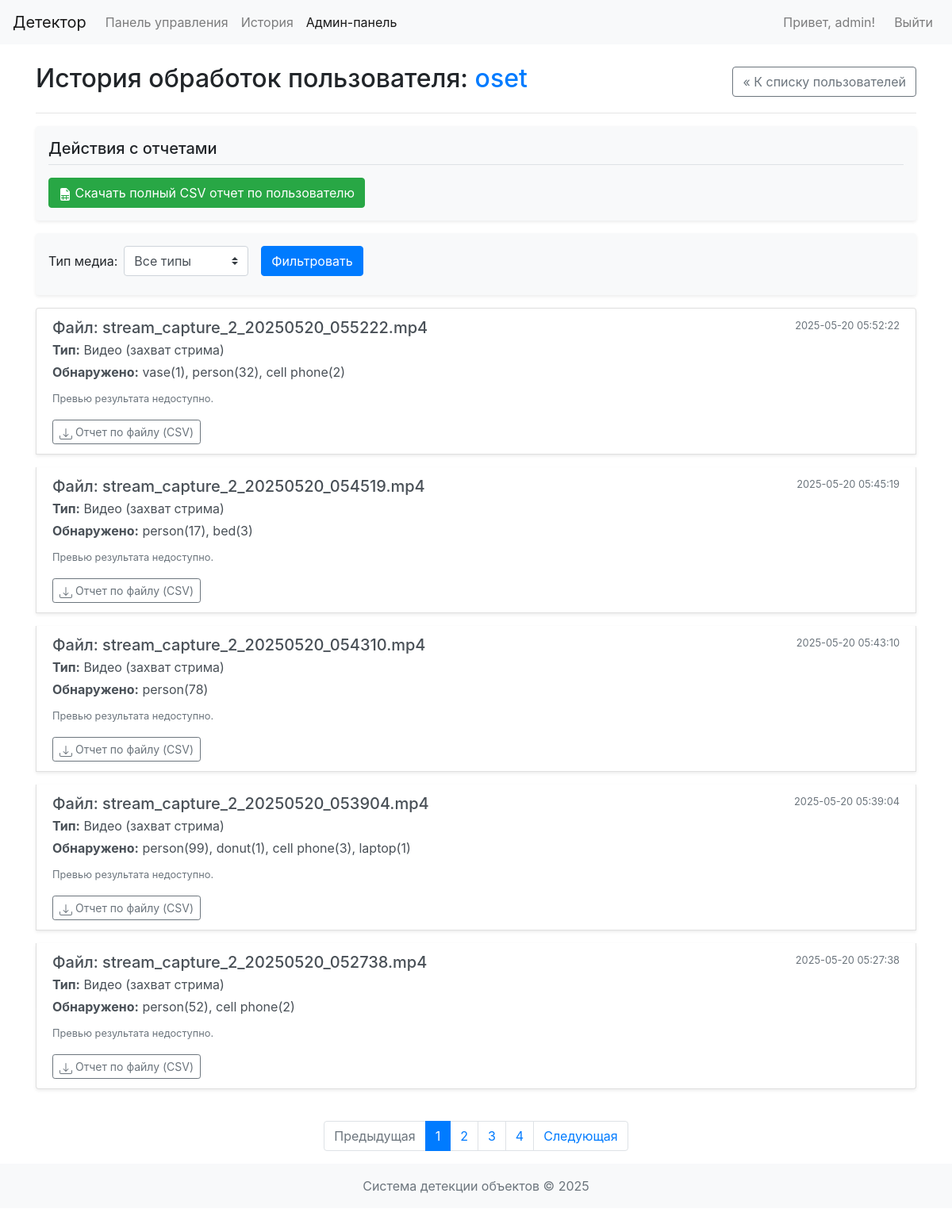
Screenshot of /admin/user_history/2 (signed in) with the database file from the repository.
### app/models.py (models this page shows, shortened)
class User(db.Model):
    __tablename__ = 'users'
    id = db.Column(db.Integer, primary_key=True)
    username = db.Column(db.String(80), unique=True, nullable=False)
    password_hash = db.Column(db.String(128), nullable=False)
    created_at = db.Column(db.DateTime, nullable=False, default=datetime.utcnow)
    is_admin = db.Column(db.Boolean, nullable=False, default=False)
    media_files = db.relationship('Media', backref='uploader', lazy=True)
    logs = db.relationship('Log', backref='user_event', lazy=True)

class Media(db.Model):
    __tablename__ = 'media'
    id = db.Column(db.Integer, primary_key=True)
    filename = db.Column(db.String(200), nullable=False) # Original uploaded name or generated stream video name
    file_path = db.Column(db.String(300), nullable=False) # Path to the primary file (original or stream video)
    upload_time = db.Column(db.DateTime, nullable=False, default=datetime.utcnow)
    media_type = db.Column(db.String(50), nullable=False) # 'image', 'video' (uploaded), 'stream_capture' (now a video)
    user_id = db.Column(db.Integer, db.ForeignKey('users.id'), nullable=False)
    detections = db.relationship('Detection', backref='media_source', lazy=True, cascade="all, delete-orphan")
    @property
    def media_type_rus(self):
        if self.media_type == 'image':
            return 'Изображение'
        elif self.media_type == 'video': # Uploaded video, processed into another video
            return 'Видео (загруженное)'
        elif self.media_type == 'stream_capture': # Live stream recorded as video
            return 'Видео (захват стрима)'
        return self.media_type

### app/routes.py (the view, shortened to what this page needs)
@main_bp.route('/admin/user_history/<int:user_id>')
@admin_required
def admin_user_history(user_id):
    target_user = User.query.get_or_404(user_id)
    page = request.args.get('page', 1, type=int);
    user_media_q = Media.query.filter_by(user_id=target_user.id)
    media_type_f = request.args.get('media_type')
    if media_type_f: user_media_q = user_media_q.filter(Media.media_type == media_type_f)
    pagination = user_media_q.order_by(Media.upload_time.desc()).paginate(page=page, per_page=5, error_out=False)
    items = []  # Копируем логику из history_page
    for m_item in pagination.items:
        summary = {};
        preview_img = None;
        assoc_vid = None
        if m_item.media_type == 'image':
            for d in m_item.detections: summary[d.object_class] = summary.get(d.object_class, 0) + 1
            fn = next((d.result_frame_filename for d in m_item.detections if
                       d.result_frame_filename and d.result_frame_filename.startswith("result_img_")), None)
            if not fn and m_item.filename: fn = f"result_img_{m_item.filename}"
            if fn and os.path.exists(os.path.join(current_app.config['UPLOAD_FOLDER'], fn)): preview_img = fn
        elif m_item.media_type == 'stream_capture':
            assoc_vid = m_item.filename
            if not os.path.exists(os.path.join(current_app.config['UPLOAD_FOLDER'], assoc_vid)): assoc_vid = None
            for d in m_item.detections: summary[d.object_class] = summary.get(d.object_class, 0) + 1
        items.append({'media': m_item, 'detections_summary_str': (
            ", ".join([f"{k}({v})" for k, v in summary.items()]) if summary else "Объекты не найдены"),
                      'preview_image_file': preview_img, 'associated_video_file': assoc_vid})
    return render_template('admin/user_history_page.html', target_user=target_user, media_items=items,
                           pagination=pagination, current_media_type_filter=media_type_f)

### app/routes.py (called while the page is built)
def admin_required(f):
    @wraps(f)
    def decorated_function(*args, **kwargs):
        if 'user_id' not in session:
            flash('Пожалуйста, войдите в систему.', 'warning')
            return redirect(url_for('main.login'))
        user = User.query.get(session['user_id'])
        if not user or not user.is_admin: abort(403)
        return f(*args, **kwargs)
    return decorated_function

### app/templates/admin/user_history_page.html (shortened to what this page needs)
{% extends "base.html" %}
{% block content %}
<div class="d-flex justify-content-between align-items-center">
    <h2>История обработок пользователя: <span class="text-primary">{{ target_user.username }}</span></h2>
    <a href="{{ url_for('main.admin_dashboard') }}" class="btn btn-outline-secondary">« К списку пользователей</a>
</div>
<hr>
<div class="my-3 p-3 bg-light rounded shadow-sm">
    <h5 class="border-bottom border-gray pb-2 mb-3">Действия с отчетами</h5>
    <a href="{{ url_for('main.admin_download_user_report', user_id=target_user.id) }}" class="btn btn-success">
        Скачать полный CSV отчет по пользователю
    </a>
</div>
<form method="GET" action="{{ url_for('main.admin_user_history', user_id=target_user.id) }}" class="form-inline mb-3 p-3 bg-light rounded shadow-sm">
    <div class="form-group mr-sm-3 mb-2">
        <label for="media_type_filter" class="mr-2">Тип медиа:</label>
        <select name="media_type" id="media_type_filter" class="form-control custom-select">
            <option value="">Все типы</option>
        </select>
    </div>
    <button type="submit" class="btn btn-primary mb-2">Фильтровать</button>
</form>
{% if not media_items and (not pagination or not pagination.items) %}
<div class="alert alert-info" role="alert">
    У пользователя {{ target_user.username }} нет обработанных файлов, соответствующих фильтру.
</div>
{% else %}
<div class="list-group">
    {% for item_data in media_items %}
    <div class="list-group-item list-group-item-action flex-column align-items-start mb-3 shadow-sm">
        <div class="d-flex w-100 justify-content-between">
            <h5 class="mb-1">
                Файл: {{ item_data.media.filename if item_data.media.filename else "Запись стрима без имени файла" }}
            </h5>
            <small class="text-muted">{{ item_data.media.upload_time.strftime('%Y-%m-%d %H:%M:%S') }}</small>
        </div>
        <p class="mb-1"><span class="font-weight-bold">Тип:</span> {{ item_data.media.media_type_rus if item_data.media.media_type_rus else item_data.media.media_type }}</p>
        <p class="mb-1"><span class="font-weight-bold">Обнаружено:</span> {{ item_data.detections_summary_str }}</p>
        {% if item_data.first_result_frame %}
        <div class="mt-2">
            <a href="{{ url_for('main.results_file', filename=item_data.first_result_frame) }}" target="_blank" title="Открыть результат">
                <img src="{{ url_for('main.results_file', filename=item_data.first_result_frame) }}" alt="Результат обработки" class="img-thumbnail" style="max-height: 150px; max-width: 200px;">
            </a>
        </div>
        {% elif item_data.is_stream_capture %}
         <p class="mt-2"><small class="text-muted">Предпросмотр кадра для этой записи стрима недоступен.</small></p>
        {% else %}
        <p class="mt-2"><small class="text-muted">Превью результата недоступно.</small></p>
        {% endif %}
        <div class="mt-2">
             <a href="{{ url_for('main.download_media_report', media_id=item_data.media.id) }}" class="btn btn-sm btn-outline-secondary">
                Отчет по файлу (CSV)
            </a>
        </div>
    </div>
    {% endfor %}
</div>
{% if pagination and pagination.pages > 1 %}
<nav aria-label="Page navigation" class="mt-4">
    <ul class="pagination justify-content-center">
        {% set base_url_params = {'user_id': target_user.id} %}
        {% if current_media_type_filter %}
            {% set _ = base_url_params.update({'media_type': current_media_type_filter}) %}
        {% endif %}
        {% if pagination.has_prev %}
        <li class="page-item"><a class="page-link" href="{{ url_for('main.admin_user_history', page=pagination.prev_num, **base_url_params) }}">Предыдущая</a></li>
        {% else %}
        <li class="page-item disabled"><span class="page-link">Предыдущая</span></li>
        {% endif %}
        {% for page_num in pagination.iter_pages(left_edge=1, right_edge=1, left_current=1, right_current=2) %}
            {% if page_num %}
                {% if pagination.page == page_num %}
                <li class="page-item active"><span class="page-link">{{ page_num }}</span></li>
                {% else %}
                <li class="page-item"><a class="page-link" href="{{ url_for('main.admin_user_history', page=page_num, **base_url_params) }}">{{ page_num }}</a></li>
                {% endif %}
            {% else %}
            <li class="page-item disabled"><span class="page-link">...</span></li>
            {% endif %}
        {% endfor %}
        {% if pagination.has_next %}
        <li class="page-item"><a class="page-link" href="{{ url_for('main.admin_user_history', page=pagination.next_num, **base_url_params) }}">Следующая</a></li>
        {% else %}
        <li class="page-item disabled"><span class="page-link">Следующая</span></li>
        {% endif %}
    </ul>
</nav>
{% endif %}
{% endif %}
{% endblock %}

### app/templates/base.html (shortened to what this page needs)
<!DOCTYPE html>
<html lang="ru">
<head>
    <link rel="stylesheet" href="https://stackpath.bootstrapcdn.com/bootstrap/4.5.2/css/bootstrap.min.css">
    <link rel="stylesheet" href="{{ url_for('static', filename='css/style.css') }}">
</head>
<body>
    <nav class="navbar navbar-expand-lg navbar-light bg-light">
        <a class="navbar-brand" href="{{ url_for('main.welcome') }}">Детектор</a>
        <div class="collapse navbar-collapse" id="navbarNav">
            <ul class="navbar-nav mr-auto">
                {% if 'user_id' in session %}
                <li class="nav-item {% if request.endpoint == 'main.dashboard' %}active{% endif %}">
                    <a class="nav-link" href="{{ url_for('main.dashboard') }}">Панель управления</a>
                </li>
                <li class="nav-item {% if request.endpoint == 'main.history_page' %}active{% endif %}">
                    <a class="nav-link" href="{{ url_for('main.history_page') }}">История</a>
                </li>
                {% if session.get('is_admin') %}
                <li class="nav-item {% if request.endpoint.startswith('main.admin_') %}active{% endif %}">
                    <a class="nav-link" href="{{ url_for('main.admin_dashboard') }}">Админ-панель</a>
                </li>
                {% endif %}
                {% endif %}
            </ul>
            <ul class="navbar-nav">
                {% if 'user_id' in session %}
                    <li class="nav-item">
                        <span class="navbar-text mr-3">Привет, {{ session.username }}!</span>
                    </li>
                    <li class="nav-item">
                        <a class="nav-link" href="{{ url_for('main.logout') }}">Выйти</a>
                    </li>
                {% endif %}
            </ul>
        </div>
    </nav>
    <div class="container mt-4">
        {% block content %}{% endblock %}
    </div>
    <footer class="footer mt-auto py-3 bg-light">
        <div class="container text-center">
            <span class="text-muted">Система детекции объектов © {{ now.year }}</span>
        </div>
    </footer>
</body>
</html>

### static/css/style.css (style rules this page uses)
body { padding-bottom: 20px; }

### rows the page displays
User: username "admin"
User: username "oset"
Media: media "stream_capture_2_20250520_055222.mp4", media.upload_time "2025-05-20 05:52:22", media "Видео (захват стрима)"
Media: media "stream_capture_2_20250520_054519.mp4", media.upload_time "2025-05-20 05:45:19", media "Видео (захват стрима)"
Media: media "stream_capture_2_20250520_054310.mp4", media.upload_time "2025-05-20 05:43:10", media "Видео (захват стрима)"
Media: media "stream_capture_2_20250520_053904.mp4", media.upload_time "2025-05-20 05:39:04", media "Видео (захват стрима)"
Media: media "stream_capture_2_20250520_052738.mp4", media.upload_time "2025-05-20 05:27:38", media "Видео (захват стрима)"

### other values shown
{{ item_data.detections_summary_str }} "vase(1), person(32), cell phone(2)" "person(17), bed(3)" "person(78)" "person(99), donut(1), cell phone(3), laptop(1)" "person(52), cell phone(2)"
{{ page_num }} "1"
{{ page_num }} "2" "3" "4"
